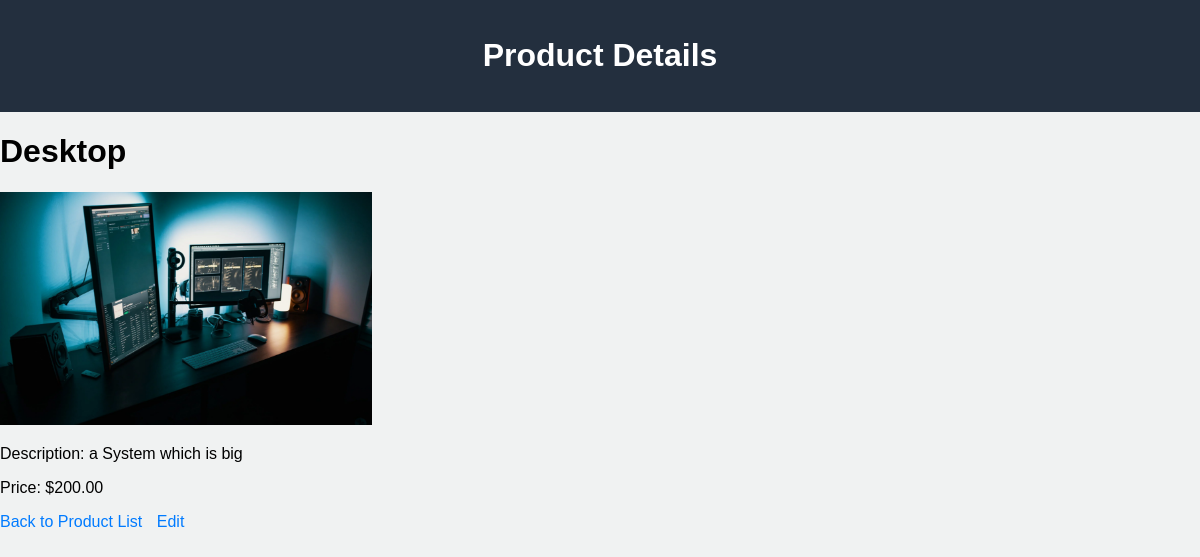
Screenshot of /product/2/ with the database file from the repository.
### web/models.py (models this page shows, shortened)
class Product(models.Model):
    name = models.CharField(max_length=200)
    description = models.TextField()
    price = models.DecimalField(max_digits=10, decimal_places=2)
    image = models.ImageField(upload_to='product_images/', blank=True, null=True)

### web/views.py (the view)
# urls.py: path('product/<int:pk>/', product_detail, name='product_detail'),
def product_detail(request, pk):
    product = get_object_or_404(Product, pk=pk)
    return render(request, 'product_detail.html', {'product': product})

### templates/product_detail.html (shortened to what this page needs)
<!DOCTYPE html>
<html lang="en">
<head>
    {% load static %}
    <link rel="stylesheet" href="{% static 'css/style.css' %}">
</head>
<body>
    <header>
    <h1>Product Details</h1>
    </header>
    <h1>{{ product.name }}</h1>
    <img src="{{ product.image.url }}" alt="{{ product.name }} Image">
    <p>Description: {{ product.description }}</p>
    <p>Price: ${{ product.price }}</p>
    <a href="{% url 'web:index' %}">Back to Product List</a>
    <a href="{% url 'web:product_update' pk=product.pk %}">Edit</a>
</body>
</html>

### static/css/style.css (style rules this page uses)
body { font-family: Arial, sans-serif; background-color: #f0f2f2; margin: 0; padding: 0; }
header { background-color: #232f3e; color: #fff; padding: 16px; text-align: center; }
a { color: #007bff; text-decoration: none; margin-right: 10px; }

### rows the page displays
Product: name "Desktop", image (picture), description "a System which is big", price "200.00"
